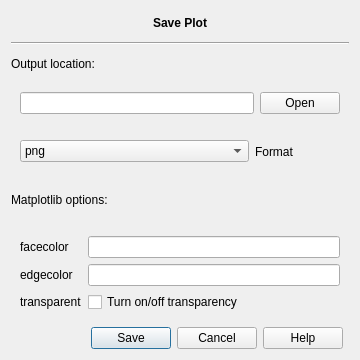
<?xml version="1.0" encoding="UTF-8"?>
<ui version="4.0">
 <class>PlotSave</class>
 <widget class="QWidget" name="PlotSave">
  <property name="geometry">
   <rect>
    <x>0</x>
    <y>0</y>
    <width>360</width>
    <height>360</height>
   </rect>
  </property>
  <property name="windowTitle">
   <string>Form</string>
  </property>
  <layout class="QGridLayout" name="gridLayout">
   <item row="4" column="0" colspan="2">
    <widget class="QWidget" name="widget_2" native="true">
     <property name="maximumSize">
      <size>
       <width>16777215</width>
       <height>45</height>
      </size>
     </property>
     <layout class="QHBoxLayout" name="horizontalLayout_2">
      <item>
       <widget class="QLineEdit" name="edit_plot_fname"/>
      </item>
      <item>
       <widget class="QPushButton" name="but_plot_fname">
        <property name="maximumSize">
         <size>
          <width>85</width>
          <height>16777215</height>
         </size>
        </property>
        <property name="text">
         <string>Open</string>
        </property>
       </widget>
      </item>
     </layout>
    </widget>
   </item>
   <item row="6" column="0">
    <widget class="QLabel" name="label_3">
     <property name="text">
      <string>Matplotlib options:</string>
     </property>
    </widget>
   </item>
   <item row="1" column="0" colspan="2">
    <widget class="Line" name="line">
     <property name="orientation">
      <enum>Qt::Horizontal</enum>
     </property>
    </widget>
   </item>
   <item row="5" column="0" colspan="2">
    <widget class="QWidget" name="widget" native="true">
     <property name="maximumSize">
      <size>
       <width>16777215</width>
       <height>45</height>
      </size>
     </property>
     <layout class="QHBoxLayout" name="horizontalLayout_3">
      <item>
       <widget class="QComboBox" name="combox_plot_format">
        <item>
         <property name="text">
          <string>png</string>
         </property>
        </item>
        <item>
         <property name="text">
          <string>pdf</string>
         </property>
        </item>
        <item>
         <property name="text">
          <string>ps</string>
         </property>
        </item>
        <item>
         <property name="text">
          <string>eps</string>
         </property>
        </item>
        <item>
         <property name="text">
          <string>svg</string>
         </property>
        </item>
       </widget>
      </item>
      <item>
       <widget class="QLabel" name="lab_plot_format">
        <property name="maximumSize">
         <size>
          <width>85</width>
          <height>16777215</height>
         </size>
        </property>
        <property name="text">
         <string>Format</string>
        </property>
       </widget>
      </item>
     </layout>
     <zorder>pushButton</zorder>
     <zorder>combox_plot_format</zorder>
     <zorder>lab_plot_format</zorder>
    </widget>
   </item>
   <item row="0" column="0" colspan="2" alignment="Qt::AlignHCenter">
    <widget class="QLabel" name="label">
     <property name="maximumSize">
      <size>
       <width>16777215</width>
       <height>25</height>
      </size>
     </property>
     <property name="text">
      <string>&lt;html&gt;&lt;head/&gt;&lt;body&gt;&lt;p&gt;&lt;span style=&quot; font-weight:600;&quot;&gt;Save Plot&lt;/span&gt;&lt;/p&gt;&lt;/body&gt;&lt;/html&gt;</string>
     </property>
    </widget>
   </item>
   <item row="7" column="0" colspan="2">
    <widget class="QWidget" name="widget_3" native="true">
     <layout class="QFormLayout" name="formLayout">
      <property name="fieldGrowthPolicy">
       <enum>QFormLayout::AllNonFixedFieldsGrow</enum>
      </property>
      <item row="1" column="0">
       <widget class="QLabel" name="lab_facecolor">
        <property name="text">
         <string>facecolor</string>
        </property>
       </widget>
      </item>
      <item row="1" column="1">
       <widget class="QLineEdit" name="edit_facecolor"/>
      </item>
      <item row="2" column="0">
       <widget class="QLabel" name="lab_edgecolor">
        <property name="text">
         <string>edgecolor</string>
        </property>
       </widget>
      </item>
      <item row="2" column="1">
       <widget class="QLineEdit" name="edit_edgecolor"/>
      </item>
      <item row="3" column="0">
       <widget class="QLabel" name="lab_transparent">
        <property name="text">
         <string>transparent</string>
        </property>
       </widget>
      </item>
      <item row="3" column="1">
       <widget class="QCheckBox" name="cbox_transparent">
        <property name="text">
         <string>Turn on/off transparency</string>
        </property>
       </widget>
      </item>
     </layout>
    </widget>
   </item>
   <item row="2" column="0">
    <widget class="QLabel" name="lab_plot_fname">
     <property name="maximumSize">
      <size>
       <width>16777215</width>
       <height>25</height>
      </size>
     </property>
     <property name="text">
      <string>Output location:</string>
     </property>
    </widget>
   </item>
   <item row="8" column="0">
    <widget class="QDialogButtonBox" name="bbox_choice">
     <property name="standardButtons">
      <set>QDialogButtonBox::Cancel|QDialogButtonBox::Help|QDialogButtonBox::Save</set>
     </property>
    </widget>
   </item>
  </layout>
 </widget>
 <resources/>
 <connections/>
</ui>
